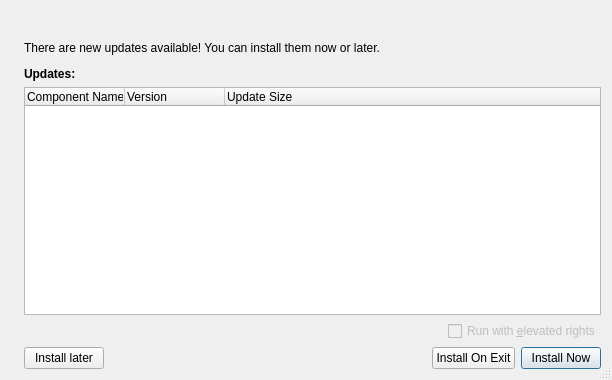
<?xml version="1.0" encoding="UTF-8"?>
<ui version="4.0">
 <class>UpdateInfoDialog</class>
 <widget class="QDialog" name="UpdateInfoDialog">
  <property name="windowModality">
   <enum>Qt::WindowModal</enum>
  </property>
  <property name="geometry">
   <rect>
    <x>0</x>
    <y>0</y>
    <width>612</width>
    <height>380</height>
   </rect>
  </property>
  <property name="windowTitle">
   <string>Check for Updates</string>
  </property>
  <property name="sizeGripEnabled">
   <bool>true</bool>
  </property>
  <property name="modal">
   <bool>true</bool>
  </property>
  <layout class="QHBoxLayout" name="rootLayout">
   <item>
    <widget class="QLabel" name="imageLabel">
     <property name="alignment">
      <set>Qt::AlignLeading|Qt::AlignLeft|Qt::AlignTop</set>
     </property>
    </widget>
   </item>
   <item>
    <layout class="QVBoxLayout" name="verticalLayout_3">
     <item>
      <layout class="QVBoxLayout" name="verticalLayout_2">
       <property name="spacing">
        <number>12</number>
       </property>
       <item>
        <widget class="QLabel" name="headerLabel">
         <property name="font">
          <font>
           <pointsize>12</pointsize>
          </font>
         </property>
        </widget>
       </item>
       <item>
        <widget class="QLabel" name="stateLabel">
         <property name="text">
          <string>There are new updates available! You can install them now or later.</string>
         </property>
         <property name="wordWrap">
          <bool>true</bool>
         </property>
        </widget>
       </item>
       <item>
        <widget class="QLabel" name="label_2">
         <property name="font">
          <font>
           <weight>75</weight>
           <bold>true</bold>
          </font>
         </property>
         <property name="text">
          <string>Updates:</string>
         </property>
        </widget>
       </item>
      </layout>
     </item>
     <item>
      <widget class="QTreeWidget" name="updateListTreeWidget">
       <property name="editTriggers">
        <set>QAbstractItemView::NoEditTriggers</set>
       </property>
       <property name="tabKeyNavigation">
        <bool>true</bool>
       </property>
       <property name="showDropIndicator" stdset="0">
        <bool>false</bool>
       </property>
       <property name="alternatingRowColors">
        <bool>true</bool>
       </property>
       <property name="selectionMode">
        <enum>QAbstractItemView::NoSelection</enum>
       </property>
       <property name="rootIsDecorated">
        <bool>false</bool>
       </property>
       <property name="itemsExpandable">
        <bool>false</bool>
       </property>
       <property name="expandsOnDoubleClick">
        <bool>false</bool>
       </property>
       <column>
        <property name="text">
         <string>Component Name</string>
        </property>
       </column>
       <column>
        <property name="text">
         <string>Version</string>
        </property>
       </column>
       <column>
        <property name="text">
         <string>Update Size</string>
        </property>
       </column>
      </widget>
     </item>
     <item>
      <layout class="QHBoxLayout" name="horizontalLayout_2">
       <item>
        <spacer name="horizontalSpacer_2">
         <property name="orientation">
          <enum>Qt::Horizontal</enum>
         </property>
         <property name="sizeHint" stdset="0">
          <size>
           <width>40</width>
           <height>20</height>
          </size>
         </property>
        </spacer>
       </item>
       <item>
        <widget class="QCheckBox" name="runAdminCheckBox">
         <property name="enabled">
          <bool>false</bool>
         </property>
         <property name="text">
          <string>Run with &amp;elevated rights</string>
         </property>
        </widget>
       </item>
      </layout>
     </item>
     <item>
      <layout class="QHBoxLayout" name="horizontalLayout">
       <item>
        <widget class="QPushButton" name="skipButton">
         <property name="text">
          <string>Install later</string>
         </property>
         <property name="autoDefault">
          <bool>false</bool>
         </property>
        </widget>
       </item>
       <item>
        <spacer name="horizontalSpacer">
         <property name="orientation">
          <enum>Qt::Horizontal</enum>
         </property>
         <property name="sizeHint" stdset="0">
          <size>
           <width>40</width>
           <height>20</height>
          </size>
         </property>
        </spacer>
       </item>
       <item>
        <widget class="QPushButton" name="delayButton">
         <property name="text">
          <string>Install On Exit</string>
         </property>
         <property name="autoDefault">
          <bool>false</bool>
         </property>
        </widget>
       </item>
       <item>
        <widget class="QPushButton" name="acceptButton">
         <property name="text">
          <string>Install Now</string>
         </property>
         <property name="autoDefault">
          <bool>false</bool>
         </property>
         <property name="default">
          <bool>true</bool>
         </property>
        </widget>
       </item>
      </layout>
     </item>
    </layout>
   </item>
  </layout>
 </widget>
 <tabstops>
  <tabstop>updateListTreeWidget</tabstop>
  <tabstop>runAdminCheckBox</tabstop>
  <tabstop>acceptButton</tabstop>
  <tabstop>delayButton</tabstop>
  <tabstop>skipButton</tabstop>
 </tabstops>
 <resources/>
 <connections>
  <connection>
   <sender>skipButton</sender>
   <signal>clicked()</signal>
   <receiver>UpdateInfoDialog</receiver>
   <slot>reject()</slot>
   <hints>
    <hint type="sourcelabel">
     <x>96</x>
     <y>368</y>
    </hint>
    <hint type="destinationlabel">
     <x>199</x>
     <y>351</y>
    </hint>
   </hints>
  </connection>
 </connections>
</ui>
